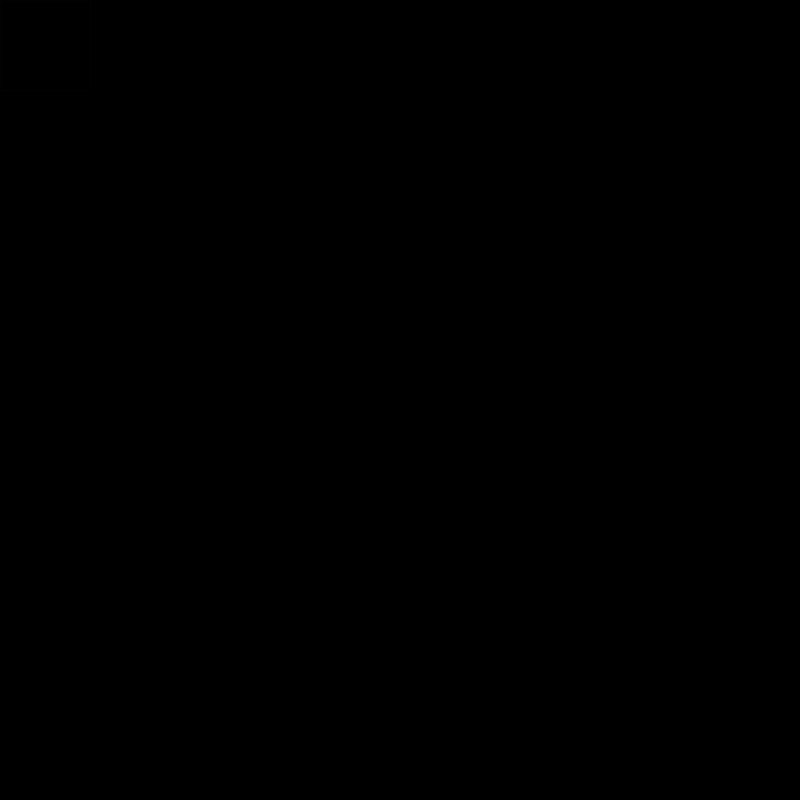
Frame 1 (no input)
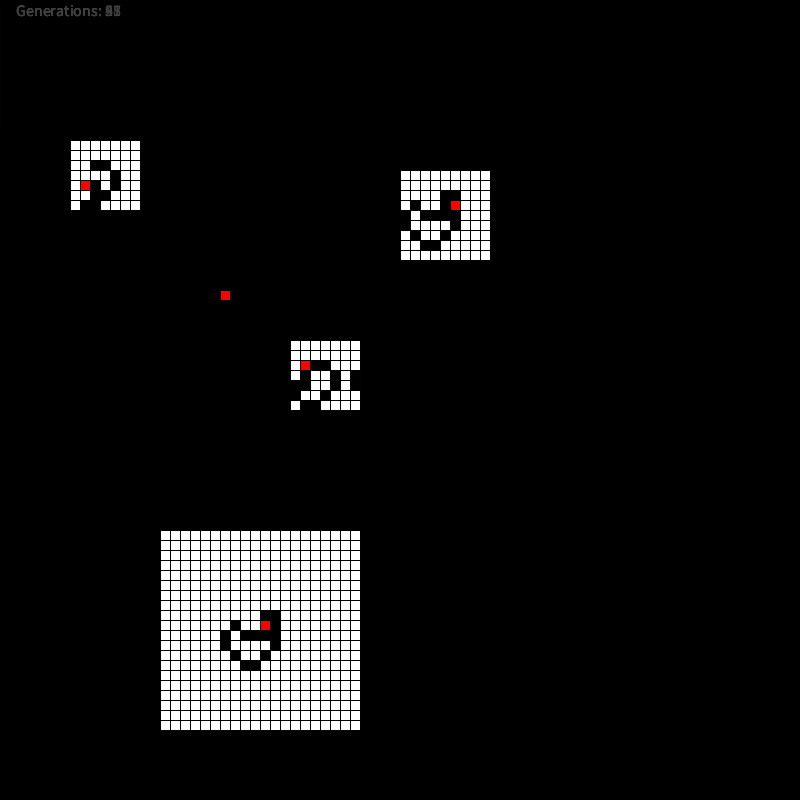
Frame 60 (the mouse pressed at the canvas centre just before this capture)
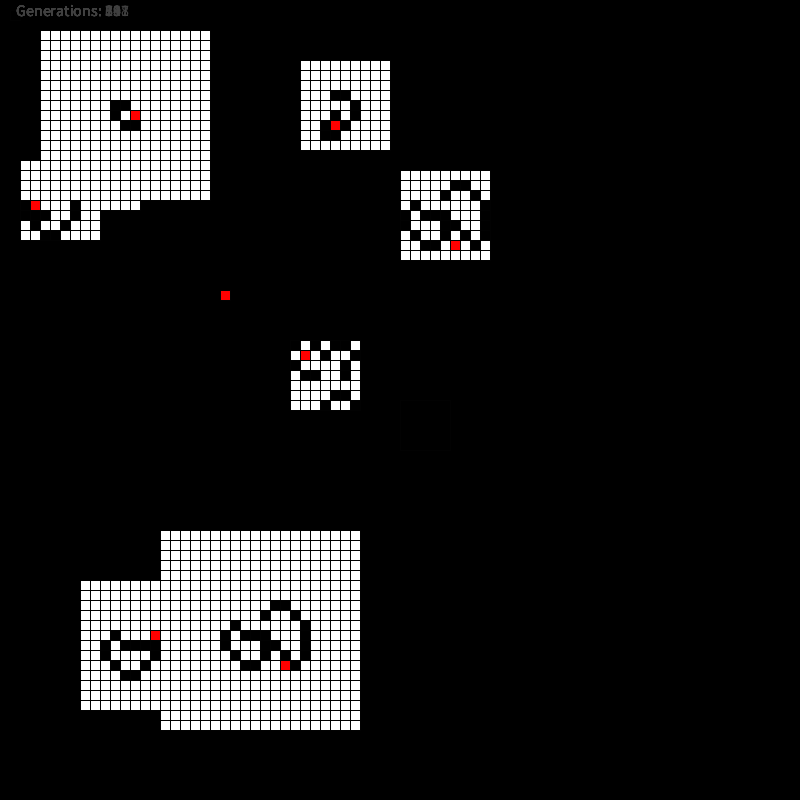
Frame 120 (the mouse held since frame 60 and released just before this capture)

The Processing sketch that drew these frames (run headless with seeded random() and noise(); from frame 60 on, the mouse is pressed at the canvas centre):

// Processing sketch: langtons_ant_windows_rand
// ── langtons_ant_windows_rand.pde
// Langtons Ant

// 2d Grid

// Ant mpves

LangtonsAnt board1;
LangtonsAnt board2;
LangtonsAnt board3;

ArrayList<LangtonsAnt> antBoards = new ArrayList<LangtonsAnt>();

int newBoardSize = 9;

// Objects can be added to an ArrayList with add()
//particles.add(new Particle());
boolean strokes = true;
long lastTime = 0;
long timeLimit = 250;

void setup() {
  //noStroke();
  //frameRate(30);
  size(800,800);
  
  //top
  //antBoards.add(new LangtonsAnt(60,0, 5, 60));
  
  ////left
  //antBoards.add(new LangtonsAnt(0,60, 20, 5));
  //antBoards.add(new LangtonsAnt(0,270, 40, 5));
  
  ////bottom
  //antBoards.add(new LangtonsAnt(0,700, 8, 70));
  
  ////right
  //antBoards.add(new LangtonsAnt(770,60, 20, 3));
  //antBoards.add(new LangtonsAnt(770,270, 40, 3));
 

  
 
}
void draw() {
  // call object
  background(0);
  fill(0);
  rect(10,10,10,10);
  for(LangtonsAnt ant : antBoards) {
    ant.updateAndDraw();
  }
  //board1.updateAndDraw();
  //board2.updateAndDraw();
  //board3.updateAndDraw();
  noFill();
  stroke(2);
  rect((mouseX / 10) * 10, (mouseY / 10) * 10, newBoardSize * 10,newBoardSize * 10);
  if(strokes) {
    stroke(2);
  } else {
    noStroke();
  }
  if(millis() - lastTime > timeLimit) {
    antBoards.add(new LangtonsAnt(ceil((10+random(600)) / 10) * 10, ceil((10+random(600)) / 10) * 10, newBoardSize, newBoardSize));
  newBoardSize = ceil(random(20));
  if(antBoards.size() > 32) {
    antBoards.remove(ceil(random(32)));
  }
  lastTime = millis();
  }
  //noStroke();
}

void mouseClicked() {
  
  antBoards.add(new LangtonsAnt((mouseX / 10) * 10, (mouseY / 10) * 10, newBoardSize, newBoardSize));
  newBoardSize = ceil(random(30));
}

void keyPressed() {
  if (key == 'a') {
    strokes = !strokes;
    print("a");
    
  }
}
// ── LangtonsAnt.pde
class LangtonsAnt {
  int rows = 80;
  int cols = 80;
  int [][] grid;
  
  int size;
  
  int boardX;
  int boardY;
  int antX;
  int antY;
  int dir;
  int cell;
  int generations;
  LangtonsAnt(int bx, int by, int nRows, int nCols) {
    rows = nRows;
    cols = nCols;
    boardX = bx;
    boardY = by;
    grid = new int[cols][rows];
  
    size = 10;
  
    antX = cols/2;
    antY = rows/2;
    dir = 0;
    cell = 0;
    generations = 0;
    init();
    
  }
  void init() {
     for (int i = 0; i < cols; i ++ ) {
     for (int j = 0; j < rows; j++) {
       //grid[i][j] = i % 2;
       //grid[i][j] = (((float)(j * cols )+ i ) / 100) * 255;
       grid[i][j] = 0;
     }
  }
  }
  void drawBoard() {
    pushMatrix();
    translate(boardX, boardY);
    
    
    for (int i = 0; i < cols; i ++ ) {
       for (int j = 0; j < rows; j++) {
         int cell = grid[i][j];
         if ( cell  == 1 ) {
           fill(0);
         } else if ( cell == 0 ) {
           fill(255); 
         } else if (cell == 2 ) {
           fill(127); 
         }
         //print(cell);
         //fill(cell);
         rect(i * size, j * size, size, size);
       }
    }
    fill(255,0,0);
    rect(antX * size, antY * size, size, size);
    popMatrix();
  }
  void update () {
  generations++;
  int futureCell;
  cell = grid[antX][antY];
   if (cell == 0) {
      futureCell = 1;
      dir = (dir - 1 ) % 4;
      if(dir<0) dir += 4;
      
   } else {
     futureCell = 0;
     dir = (dir + 1 ) % 4;
      if(dir<0) dir += 4;
   }
   cell = futureCell;
   grid[antX][antY] = futureCell;
}


void move() {
  switch(dir) {
    case 0:
      antX += 1;
      antX = antX % cols;
    
      break;
     
    case 1:
      antY += 1;
      antY = antY % rows;
    
     break;
      
    case 2:
      antX -= 1;
      antX = antX % cols;
      if (antX<0) antX += cols;
    
      break;
      
    case 3:
      antY -= 1;
      antY = antY % rows;
      if (antY<0) antY += rows;
    
      break;
      
  }
}

void updateAndDraw() {
  // draw ant on the board
  update();
  // move ant
  move();
  // update board
  drawBoard();
  // draw board
  fill(64);
  textSize(16);
  text("Generations: "+ generations,16,16);
  
}
}
